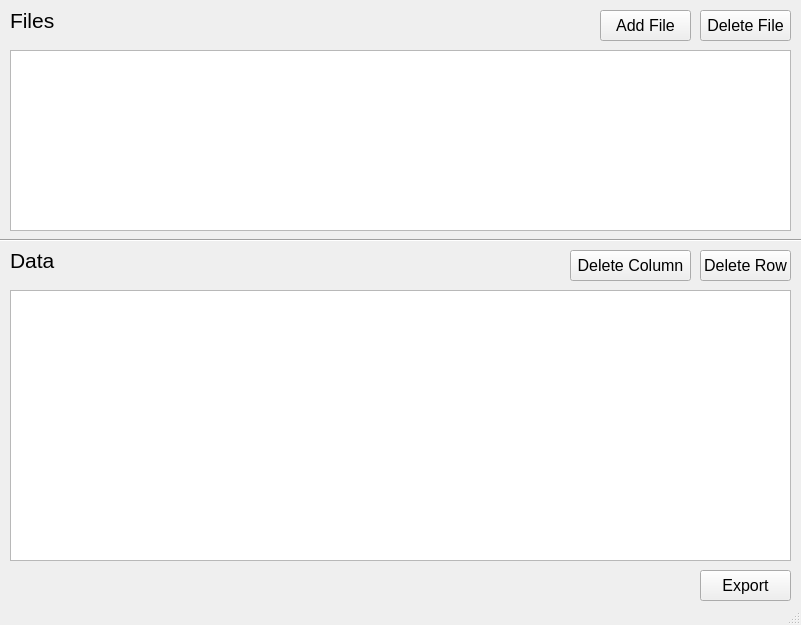
<?xml version="1.0" encoding="UTF-8"?>
<ui version="4.0">
 <class>MainWindow</class>
 <widget class="QMainWindow" name="MainWindow">
  <property name="geometry">
   <rect>
    <x>0</x>
    <y>0</y>
    <width>801</width>
    <height>625</height>
   </rect>
  </property>
  <property name="windowTitle">
   <string>App</string>
  </property>
  <widget class="QWidget" name="centralwidget">
   <widget class="QListWidget" name="listWidget_Files">
    <property name="geometry">
     <rect>
      <x>10</x>
      <y>50</y>
      <width>781</width>
      <height>181</height>
     </rect>
    </property>
    <property name="font">
     <font>
      <pointsize>11</pointsize>
     </font>
    </property>
   </widget>
   <widget class="QLabel" name="lbl_File">
    <property name="geometry">
     <rect>
      <x>10</x>
      <y>10</y>
      <width>151</width>
      <height>20</height>
     </rect>
    </property>
    <property name="font">
     <font>
      <pointsize>16</pointsize>
     </font>
    </property>
    <property name="text">
     <string>Files</string>
    </property>
   </widget>
   <widget class="QPushButton" name="btn_DeleteFile">
    <property name="geometry">
     <rect>
      <x>700</x>
      <y>10</y>
      <width>91</width>
      <height>31</height>
     </rect>
    </property>
    <property name="font">
     <font>
      <pointsize>12</pointsize>
     </font>
    </property>
    <property name="text">
     <string>Delete File</string>
    </property>
   </widget>
   <widget class="QLabel" name="lbl_Data">
    <property name="geometry">
     <rect>
      <x>10</x>
      <y>250</y>
      <width>151</width>
      <height>20</height>
     </rect>
    </property>
    <property name="font">
     <font>
      <pointsize>16</pointsize>
     </font>
    </property>
    <property name="text">
     <string>Data</string>
    </property>
   </widget>
   <widget class="Line" name="line">
    <property name="geometry">
     <rect>
      <x>-10</x>
      <y>230</y>
      <width>841</width>
      <height>21</height>
     </rect>
    </property>
    <property name="orientation">
     <enum>Qt::Horizontal</enum>
    </property>
   </widget>
   <widget class="QTableWidget" name="table_Data">
    <property name="geometry">
     <rect>
      <x>10</x>
      <y>290</y>
      <width>781</width>
      <height>271</height>
     </rect>
    </property>
    <property name="font">
     <font>
      <pointsize>11</pointsize>
     </font>
    </property>
   </widget>
   <widget class="QPushButton" name="btn_DeleteRow">
    <property name="geometry">
     <rect>
      <x>700</x>
      <y>250</y>
      <width>91</width>
      <height>31</height>
     </rect>
    </property>
    <property name="font">
     <font>
      <pointsize>12</pointsize>
     </font>
    </property>
    <property name="text">
     <string>Delete Row</string>
    </property>
   </widget>
   <widget class="QPushButton" name="btn_DeleteCol">
    <property name="geometry">
     <rect>
      <x>570</x>
      <y>250</y>
      <width>121</width>
      <height>31</height>
     </rect>
    </property>
    <property name="font">
     <font>
      <pointsize>12</pointsize>
     </font>
    </property>
    <property name="text">
     <string>Delete Column</string>
    </property>
   </widget>
   <widget class="QPushButton" name="btn_Export">
    <property name="geometry">
     <rect>
      <x>700</x>
      <y>570</y>
      <width>91</width>
      <height>31</height>
     </rect>
    </property>
    <property name="font">
     <font>
      <pointsize>12</pointsize>
     </font>
    </property>
    <property name="text">
     <string>Export</string>
    </property>
   </widget>
   <widget class="QPushButton" name="btn_AddFile">
    <property name="geometry">
     <rect>
      <x>600</x>
      <y>10</y>
      <width>91</width>
      <height>31</height>
     </rect>
    </property>
    <property name="font">
     <font>
      <pointsize>12</pointsize>
     </font>
    </property>
    <property name="text">
     <string>Add File</string>
    </property>
   </widget>
  </widget>
  <widget class="QStatusBar" name="statusbar"/>
 </widget>
 <resources/>
 <connections/>
</ui>
